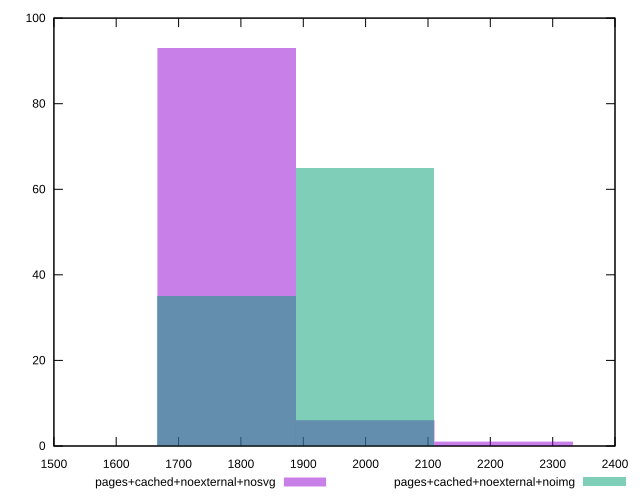

The script that saved this image:
reset
set terminal svg size 640, 500 enhanced background rgb 'white'
set output "reprap/interactive/comparison/histogram/7_vs_8.svg"

$pagesCachedNoexternalNosvg <<EOF
1777.1446594729648 93
2221.430824341206 1
1999.2877419070853 6
EOF

$pagesCachedNoexternalNoimg <<EOF
1777.1446594729648 35
1999.2877419070853 65
EOF

set key outside below
set boxwidth 222.1430824341206
set yrange [0:100]
set style fill transparent solid 0.5 noborder

plot \
  $pagesCachedNoexternalNosvg title "pages+cached+noexternal+nosvg" with boxes, \
  $pagesCachedNoexternalNoimg title "pages+cached+noexternal+noimg" with boxes, \


reset
